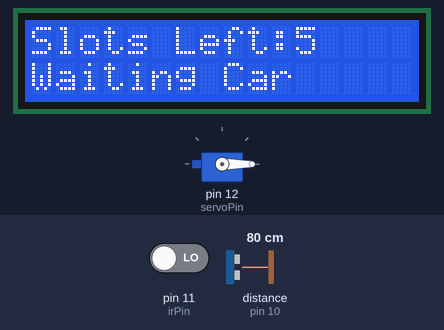
A sketch run on a simulated Arduino Uno, built with avr-gcc and run on an emulated ATmega328P. Shown: servo, 16×2 character LCD. Wiring (inferred from the names in the program): ultrasonic range finder: trigger pin 9; echo pin 10. The inputs (shaded band) are chosen by the test bench; at power-on: distance to the obstacle (sensor on pin 10) 80 cm, pin 11 (irPin) LOW. The echo pulse lasts 58.3 µs per cm.

Above: at 3.2 s.
3.3 s: distance to the obstacle (sensor on pin 10) set to 18 cm
4.8 s: distance to the obstacle (sensor on pin 10) set to 15 cm
At 5.9 s:
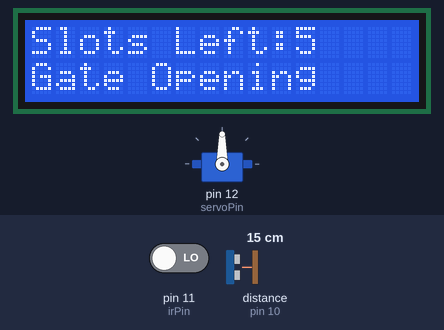
At 7.6 s:
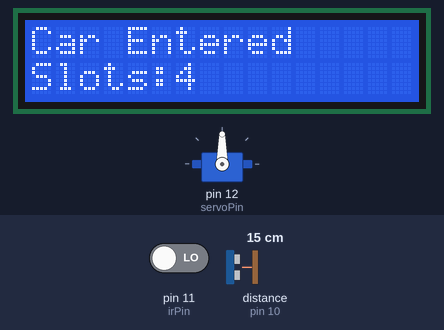
7.8 s: distance to the obstacle (sensor on pin 10) set to 35 cm
At 9.1 s:
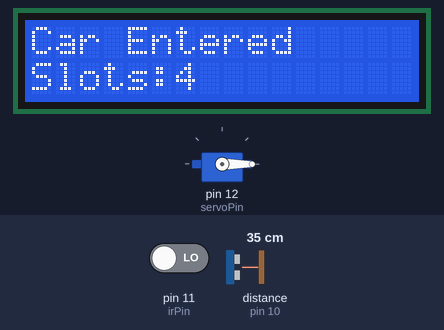
Timing chart, 0 to 10.8 s (numbered marks = the images above; inputs shaded):
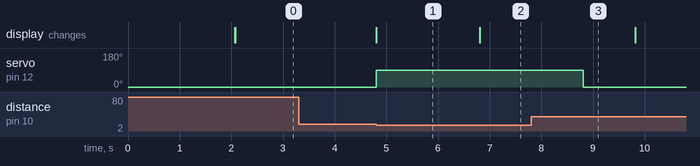

The sketch:

car_parking_System.ino
```cpp
#include <LiquidCrystal.h>
#include <Servo.h>

// LCD Pins: RS, E, D4, D5, D6, D7
LiquidCrystal lcd(7, 6, 5, 4, 3, 2);

Servo gate;

// Ultrasonic Sensor
const int trigPin = 9;
const int echoPin = 10;

// IR Sensor
const int irPin = 11;

// Servo
const int servoPin = 12;

// Parking Slots
int slots = 5;

void setup()
{
  pinMode(trigPin, OUTPUT);
  pinMode(echoPin, INPUT);
  pinMode(irPin, INPUT);

  gate.attach(servoPin);
  gate.write(0); // Gate closed

  lcd.begin(16, 2);

  lcd.setCursor(0, 0);
  lcd.print("CAR PARKING");
  lcd.setCursor(0, 1);
  lcd.print("SYSTEM");
  delay(2000);

  lcd.clear();
}

void loop()
{
  long duration;
  int distance;

  // Measure Distance
  digitalWrite(trigPin, LOW);
  delayMicroseconds(2);

  digitalWrite(trigPin, HIGH);
  delayMicroseconds(10);

  digitalWrite(trigPin, LOW);

  duration = pulseIn(echoPin, HIGH);
  distance = duration * 0.034 / 2;

  // Display Slots
  lcd.setCursor(0, 0);
  lcd.print("Slots Left:");
  lcd.print(slots);
  lcd.print(" ");

  if (slots == 0)
  {
    lcd.setCursor(0, 1);
    lcd.print("Parking Full   ");
    gate.write(0);
    return;
  }

  lcd.setCursor(0, 1);
  lcd.print("Waiting Car    ");

  // Car detected within 15 cm
  if (distance > 0 && distance <= 15)
  {
    lcd.setCursor(0, 1);
    lcd.print("Gate Opening   ");

    gate.write(90); // Open gate
    delay(2000);

    // Wait until IR sensor detects the car
    unsigned long startTime = millis();

    while (millis() - startTime < 5000)
    {
      if (digitalRead(irPin) == LOW) // Object detected
      {
        slots--;

        lcd.clear();
        lcd.setCursor(0, 0);
        lcd.print("Car Entered");
        lcd.setCursor(0, 1);
        lcd.print("Slots:");
        lcd.print(slots);

        delay(2000);

        break;
      }
    }

    gate.write(0); // Close gate
    delay(1000);

    lcd.clear();
  }
}
```

Measured:
- the behaviour switches between 17 and 16 cm on distance to the obstacle (sensor on pin 10) (found by bisection; images 0 and 1)
- after the input at 3.3 s, every drawn part: stays the same
- after the input at 4.8 s, servo on pin 12 (servoPin): 0° → 90° at once; the display: changes at once (image 1)
- after the input at 7.8 s, servo on pin 12 (servoPin): goes on until 8.8 s, then stays 0°
- what the display in image 1 shows lasts 2.0 s, from 4.8 s to 6.8 s
